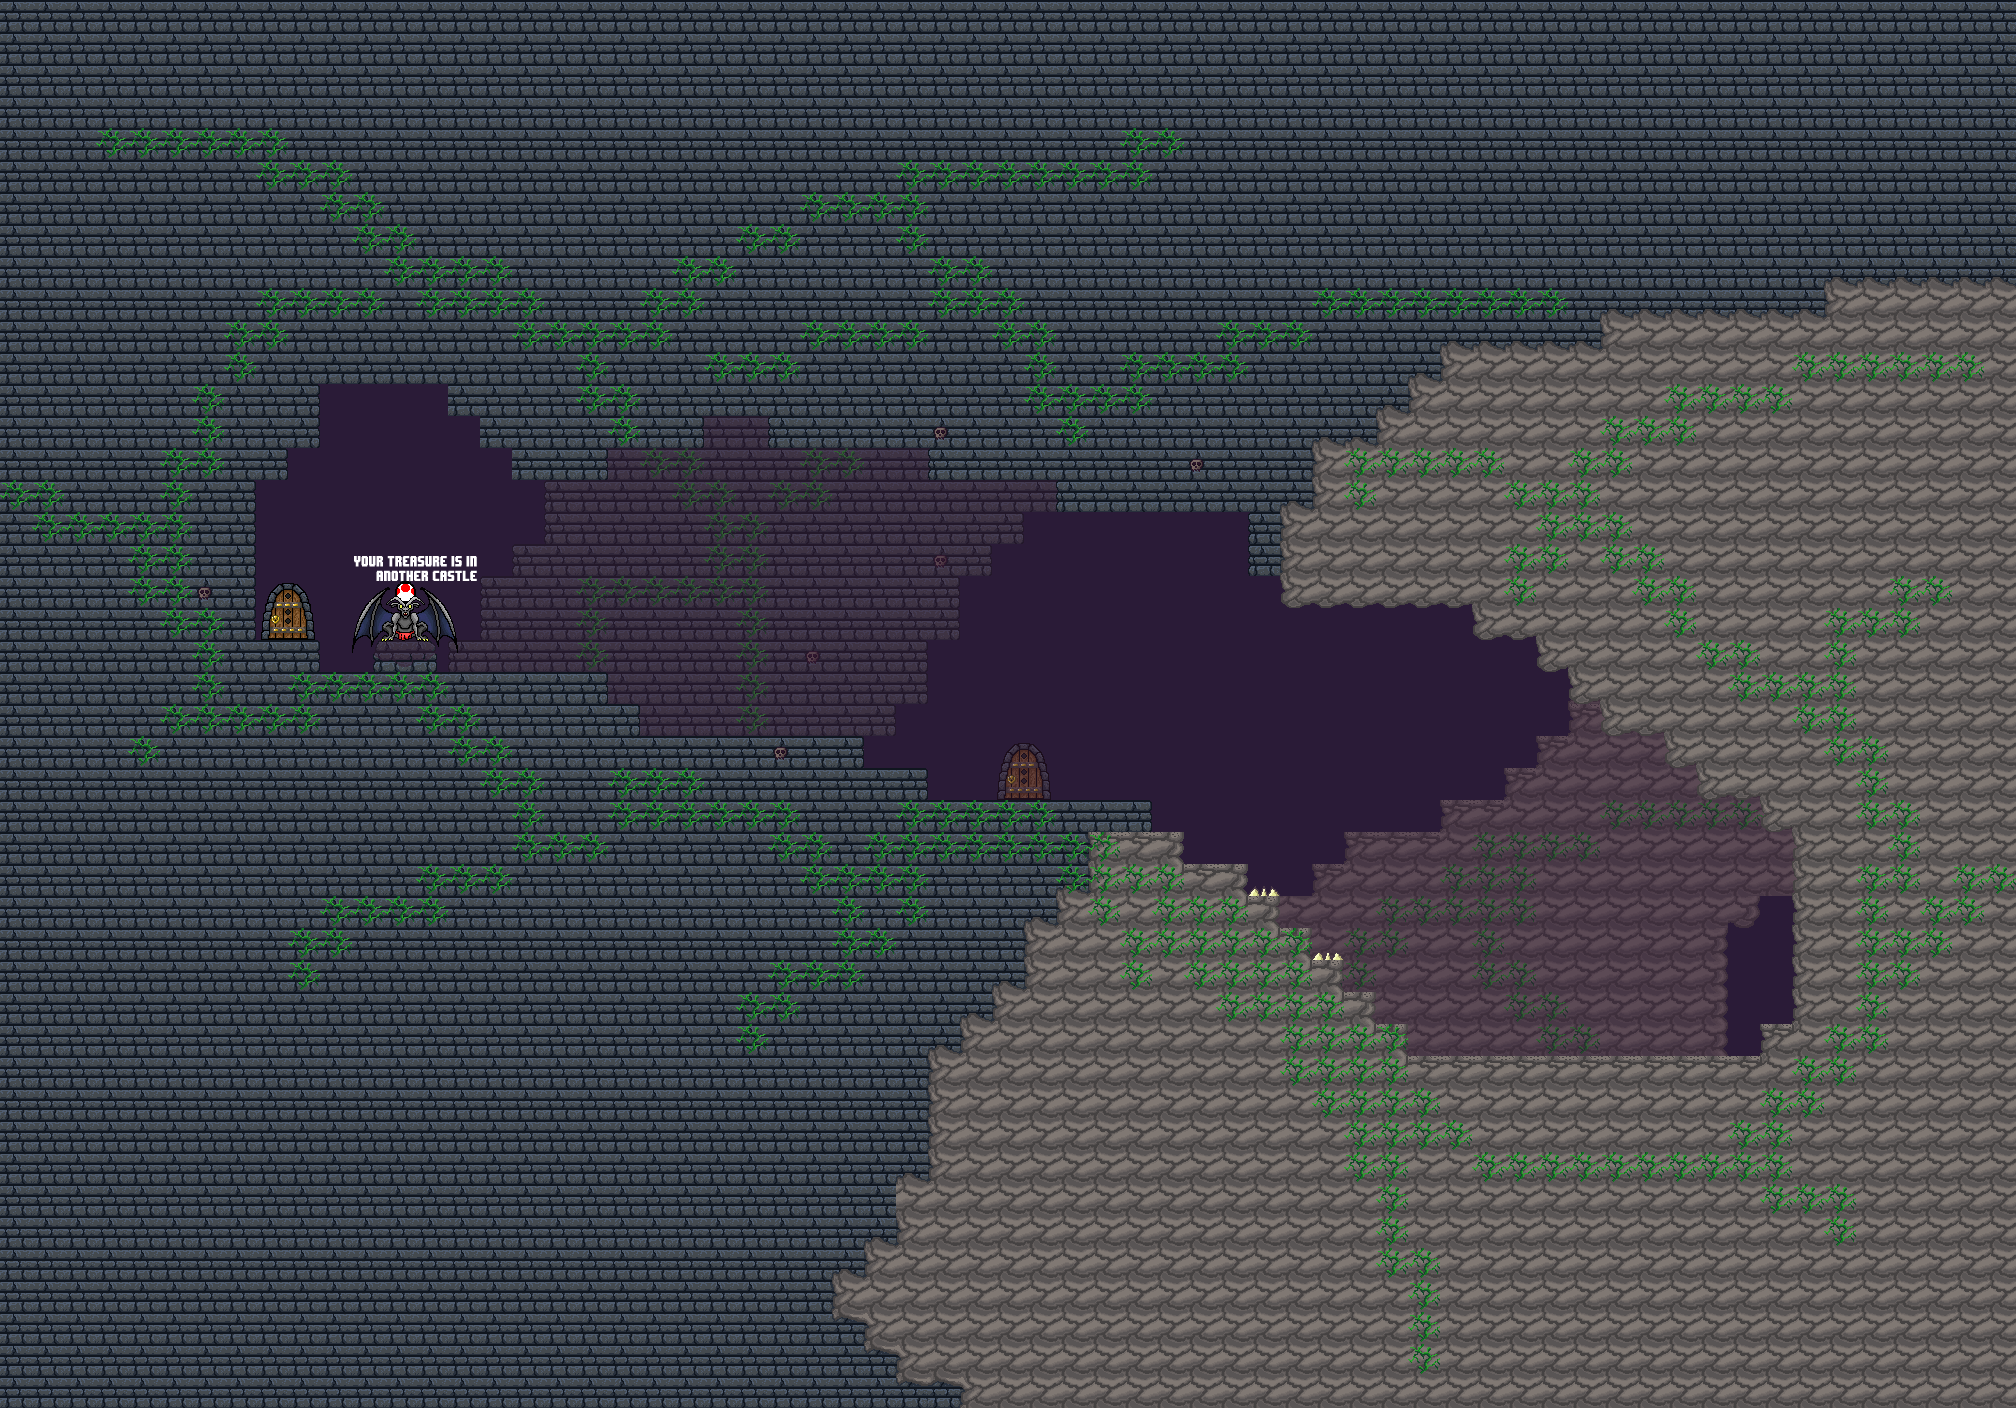

A level layout from a 2D game, rendered from its tile map. Below: a short description, then the map file with tile-grid data replaced by summaries:
An orthogonal 63x44 tile map with 32x32 px tiles, 7 tile layers (colour, background, background2, shadow, ...), 20 tilesets and 87 objects.

<map version="1.0" orientation="orthogonal" renderorder="right-up" width="63" height="44" tilewidth="32" tileheight="32" nextobjectid="725">
 <tileset firstgid="1" name="32" tilewidth="32" tileheight="32" tilecount="1" columns="1">
  <image source="32.png" width="32" height="32" />
 </tileset>
 <tileset firstgid="2" name="caramida " tilewidth="32" tileheight="32" tilecount="8" columns="2">
  <image source="caramida .png" width="64" height="128" />
 </tileset>
 <tileset firstgid="10" name="piatra" tilewidth="32" tileheight="32" tilecount="18" columns="3">
  <image source="piatra.png" width="96" height="192" />
 </tileset>
 <tileset firstgid="28" name="tranzitie" tilewidth="32" tileheight="32" tilecount="57" columns="3">
  <image source="tranzitie.png" width="96" height="608" />
 </tileset>
 <tileset firstgid="85" name="culoare" tilewidth="32" tileheight="32" tilecount="1" columns="1">
  <image source="culoare.png" width="32" height="32" />
 </tileset>
 <tileset firstgid="86" name="gargouille" tilewidth="32" tileheight="32" tilecount="16" columns="4">
  <image source="gargouille.png" width="128" height="128" />
 </tileset>
 <tileset firstgid="102" name="ciuperci" tilewidth="32" tileheight="32" tilecount="6" columns="2">
  <image source="ciuperci.png" width="64" height="96" />
 </tileset>
 <tileset firstgid="108" name="iarba" tilewidth="32" tileheight="32" tilecount="4" columns="2">
  <image source="iarba.png" width="64" height="64" />
 </tileset>
 <tileset firstgid="112" name="liane" tilewidth="32" tileheight="32" tilecount="25" columns="5">
  <image source="liane.png" width="160" height="160" />
 </tileset>
 <tileset firstgid="137" name="muschi" tilewidth="32" tileheight="32" tilecount="6" columns="3">
  <image source="muschi.png" width="96" height="64" />
 </tileset>
 <tileset firstgid="143" name="tufisuri" tilewidth="32" tileheight="32" tilecount="12" columns="3">
  <image source="tufisuri.png" width="96" height="128" />
 </tileset>
 <tileset firstgid="155" name="obiecte" tilewidth="32" tileheight="32" tilecount="9" columns="3">
  <image source="obiecte.png" width="96" height="96" />
 </tileset>
 <tileset firstgid="164" name="platforma caramizi" tilewidth="32" tileheight="32" tilecount="4" columns="2">
  <image source="platforma caramizi.png" width="64" height="64" />
 </tileset>
 <tileset firstgid="168" name="platforma lemn" tilewidth="32" tileheight="32" tilecount="3" columns="3">
  <image source="platforma lemn.png" width="96" height="32" />
 </tileset>
 <tileset firstgid="171" name="SCANDURI" tilewidth="32" tileheight="32" tilecount="4" columns="2">
  <image source="SCANDURI.png" width="64" height="64" />
 </tileset>
 <tileset firstgid="175" name="Untitled-3" tilewidth="32" tileheight="32" tilecount="10" columns="10">
  <image source="Untitled-3.png" width="320" height="32" />
 </tileset>
 <tileset firstgid="185" name="usa -gems" tilewidth="32" tileheight="32" tilecount="4" columns="2">
  <image source="usa -gems.png" width="64" height="64" />
 </tileset>
 <tileset firstgid="189" name="tepi-miscat" tilewidth="32" tileheight="32" tilecount="1" columns="1">
  <image source="tepi-miscat.png" width="32" height="32" />
 </tileset>
 <tileset firstgid="190" name="chest1" tilewidth="32" tileheight="32" tilecount="6" columns="3">
  <image source="chest1.png" width="96" height="64" />
 </tileset>
 <tileset firstgid="196" name="gargouille toad" tilewidth="32" tileheight="32" tilecount="16" columns="4">
  <image source="gargouille toad.PNG" width="128" height="128" />
 </tileset>
 <layer name="colour" width="63" height="44">
  <data>[2772 cells, 2772 non-empty, 1 distinct tile ids]</data>
 </layer>
 <layer name="background" width="63" height="44">
  <data>[2772 cells, 419 non-empty, 8 distinct tile ids]</data>
 </layer>
 <layer name="background2" width="63" height="44">
  <data>[2772 cells, 85 non-empty, 6 distinct tile ids]</data>
 </layer>
 <layer name="shadow" width="63" height="44" opacity="0.5">
  <data>[2772 cells, 2772 non-empty, 1 distinct tile ids]</data>
 </layer>
 <objectgroup name="decoru">
  <object id="706" gid="118" x="1087" y="543" width="32" height="32" />
  <object id="707" gid="112" x="1461" y="666" width="32" height="32" />
  <object id="708" gid="119" x="1714" y="827" width="32" height="32" />
  <object id="709" gid="126" x="593" y="510" width="32" height="32" />
  <object id="716" gid="112" x="911" y="506" width="32" height="32" />
 </objectgroup>
 <layer name="playground" width="63" height="44">
  <data>[2772 cells, 2334 non-empty, 39 distinct tile ids]</data>
 </layer>
 <layer name="liane" width="63" height="44">
  <data>[2772 cells, 324 non-empty, 5 distinct tile ids]</data>
 </layer>
 <objectgroup name="decoro">
  <object id="633" gid="195" x="1634.98" y="1066.41" width="32" height="32">
   <properties>
    <property name="type" value="noloop" />
   </properties>
  </object>
  <object id="636" gid="194" x="1602.98" y="1066.41" width="32" height="32" />
  <object id="637" gid="193" x="1570.98" y="1066.41" width="32" height="32" />
  <object id="638" gid="190" x="1570.98" y="1034.41" width="32" height="32" />
  <object id="639" gid="190" x="1570.98" y="1034.41" width="32" height="32" />
  <object id="640" gid="191" x="1602.98" y="1034.41" width="32" height="32" />
  <object id="641" gid="192" x="1634.98" y="1034.41" width="32" height="32">
   <properties>
    <property name="type" value="noloop" />
   </properties>
  </object>
  <object id="710" gid="137" x="1118" y="812" width="32" height="32" />
  <object id="711" gid="103" x="956.75" y="811.25" width="32" height="32" />
  <object id="712" gid="147" x="752" y="737.333" width="32" height="32" />
  <object id="713" gid="146" x="730.667" y="736" width="32" height="32" />
  <object id="714" gid="138" x="1221" y="874" width="32" height="32" />
  <object id="715" gid="140" x="539" y="686.5" width="32" height="32" />
 </objectgroup>
 <layer name="scanduri" width="63" height="44">
  <data>[2772 cells, 0 non-empty, 0 distinct tile ids]</data>
 </layer>
 <objectgroup name="scanduri" />
 <objectgroup name="ground">
  <object id="573" x="640" y="736" width="224" height="64" />
  <object id="574" x="864" y="768" width="64" height="64" />
  <object id="576" x="928" y="800" width="224" height="96" />
  <object id="577" x="1152" y="832" width="32" height="64" />
  <object id="578" x="1184" y="864" width="64" height="32" />
  <object id="581" x="1216" y="896" width="64" height="96" />
  <object id="582" x="1248" y="928" width="64" height="96" />
  <object id="584" x="1312" y="960" width="32" height="96" />
  <object id="585" x="1344" y="992" width="32" height="128" />
  <object id="586" x="1376" y="1024" width="32" height="96" />
  <object id="587" x="1408" y="1056" width="384" height="64" />
  <object id="589" x="1760" y="1024" width="64" height="32" />
  <object id="590" x="1792" y="832" width="64" height="192" />
  <object id="591" x="1760" y="768" width="96" height="64" />
  <object id="592" x="1696" y="736" width="96" height="64" />
  <object id="593" x="1664" y="704" width="96" height="64" />
  <object id="594" x="1600" y="672" width="128" height="64" />
  </objectgroup>
 <objectgroup name="tepi">
  <!-- 31 objects omitted --></objectgroup>
 <objectgroup name="spawn">
  <!-- 29 objects omitted --></objectgroup>
 <objectgroup name="moving">
  <properties>
   <property name="direction" value="orizontala" />
  </properties>
 </objectgroup>
 <objectgroup name="turn" />
 <objectgroup name="coins">
  <!-- 25 objects omitted --></objectgroup>
 <objectgroup name="jumping" />
 <objectgroup name="mapch">
  <!-- 22 objects omitted --></objectgroup>
 <objectgroup name="diss">
  <!-- 21 objects omitted --></objectgroup>
 <objectgroup name="spikes" />
 <objectgroup name="button" />
 <objectgroup name="turnt" />
 <objectgroup name="lie">
  <!-- 1 objects omitted --></objectgroup>
</map>
<!-- 52 of 87 objects omitted -->